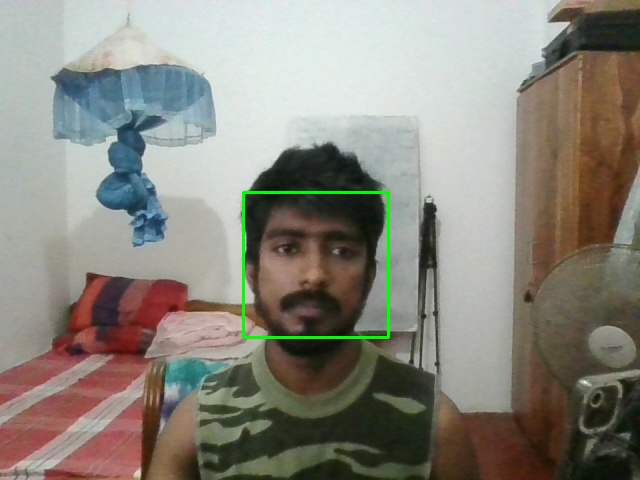
#> input picture snapshots/snapshot_2025-06-29_21-42-37.jpg, 640 x 480 px; its folder holds only this picture in this run
$ python -i detector.py   (imports and definitions only)
#> lines starting #> are read from the running program, lines starting #| are printed output that depends on the picture; after the words box and inside, x2 and y2 are one past the last pixel; in counts of white or black regions, pixels touching at a corner belong together
#> further down, picture is the input picture: shape (480, 640, 3); mean B, G, R 124.8, 134.4, 137.5
import cv2
import os
import csv
from datetime import datetime, timedelta

# Load Haar cascade for face detection
face_cascade = cv2.CascadeClassifier(cv2.data.haarcascades + 'haarcascade_frontalface_default.xml')

# Directory setup
SNAPSHOT_DIR = 'snapshots'
LOG_PATH = 'data/intrusion_log.csv'
# [8 lines not run here, left out]

# Detection cooldown setup
last_detection_time = None
cooldown = timedelta(seconds=10)

def detect_and_log(frame):
    global last_detection_time
    gray = cv2.cvtColor(frame, cv2.COLOR_BGR2GRAY)
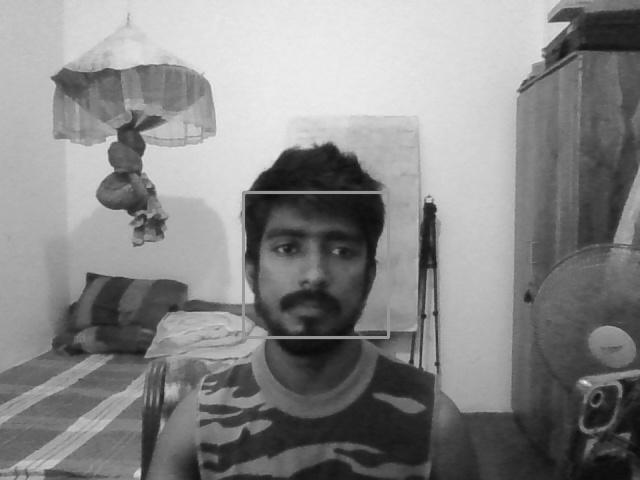
#> gray: shape (480, 640); min 11, max 243, mean 134.2
    faces = face_cascade.detectMultiScale(gray, scaleFactor=1.1, minNeighbors=4, minSize=(60, 60))
#> faces = [[242, 191, 147, 147]]
    detected = False
    for (x, y, w, h) in faces:
        cv2.rectangle(frame, (x, y), (x+w, y+h), (255, 0, 0), 2)
        detected = True
#> this loop made 1 pass
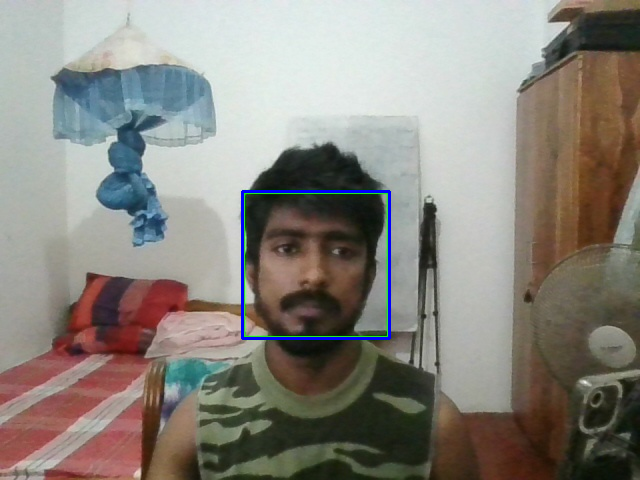
#> frame: shape (480, 640, 3); 0.57% of pixels changed, all inside (x1, y1, x2, y2) = (241, 190, 391, 340)
    if detected:
        now = datetime.now()
        if not last_detection_time or (now - last_detection_time) > cooldown:
            last_detection_time = now
            timestamp = now.strftime('%Y-%m-%d_%H-%M-%S')
            filename = f'snapshot_{timestamp}.jpg'
            filepath = os.path.join(SNAPSHOT_DIR, filename)
            small_frame = cv2.resize(frame, (320, 240))
            cv2.imwrite(filepath, small_frame)
            with open(LOG_PATH, 'a', newline='') as file:
                writer = csv.writer(file)
                writer.writerow([timestamp.replace('_', ' '), filename])
    return frame, detected

>>> import cv2
>>> picture = cv2.imread('../snapshots/snapshot_2025-06-29_21-42-37.jpg')
>>> result = detect_and_log(picture)

$ run again, on snapshots/snapshot_2025-06-29_21-43-07.jpg
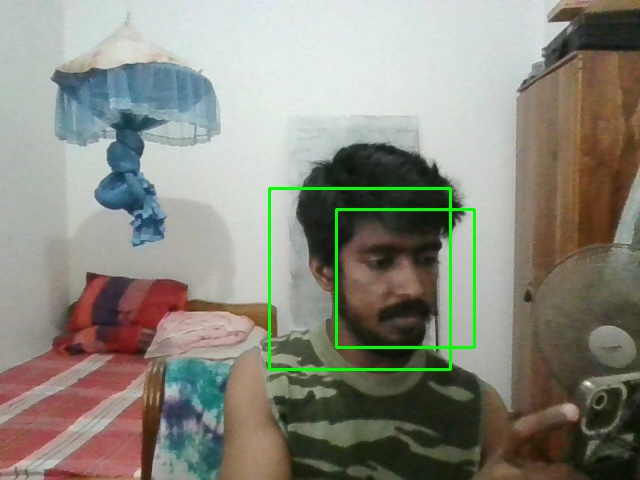
#> input picture snapshots/snapshot_2025-06-29_21-43-07.jpg, 640 x 480 px
#> picture is the input picture: shape (480, 640, 3); mean B, G, R 125.8, 136.8, 137.4
#> in detect_and_log, `gray = cv2.cvtColor(frame, cv2.COLOR_BGR2GRAY)`:
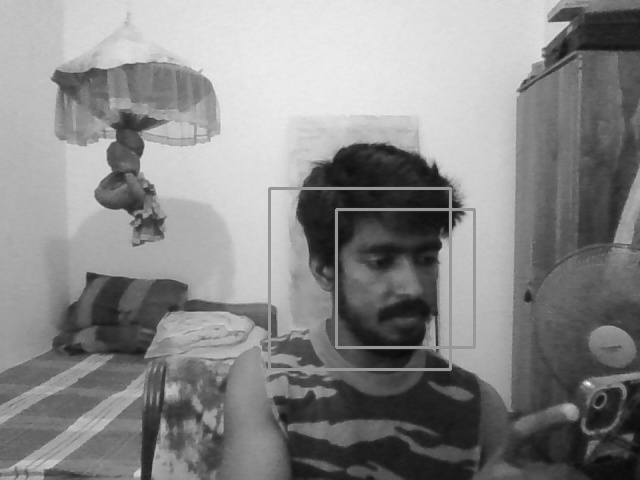
#> gray: shape (480, 640); min 11, max 253, mean 135.7
#> faces = [[340, 213, 131, 131]]
#> the loop in detect_and_log, `for (x, y, w, h) in faces:` made 1 pass
#> in detect_and_log, `small_frame = cv2.resize(frame, (320, 240))`:
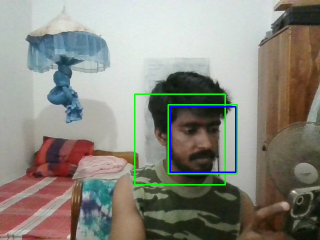
#> small_frame: shape (240, 320, 3); mean B, G, R 126.9, 136.4, 137.2
